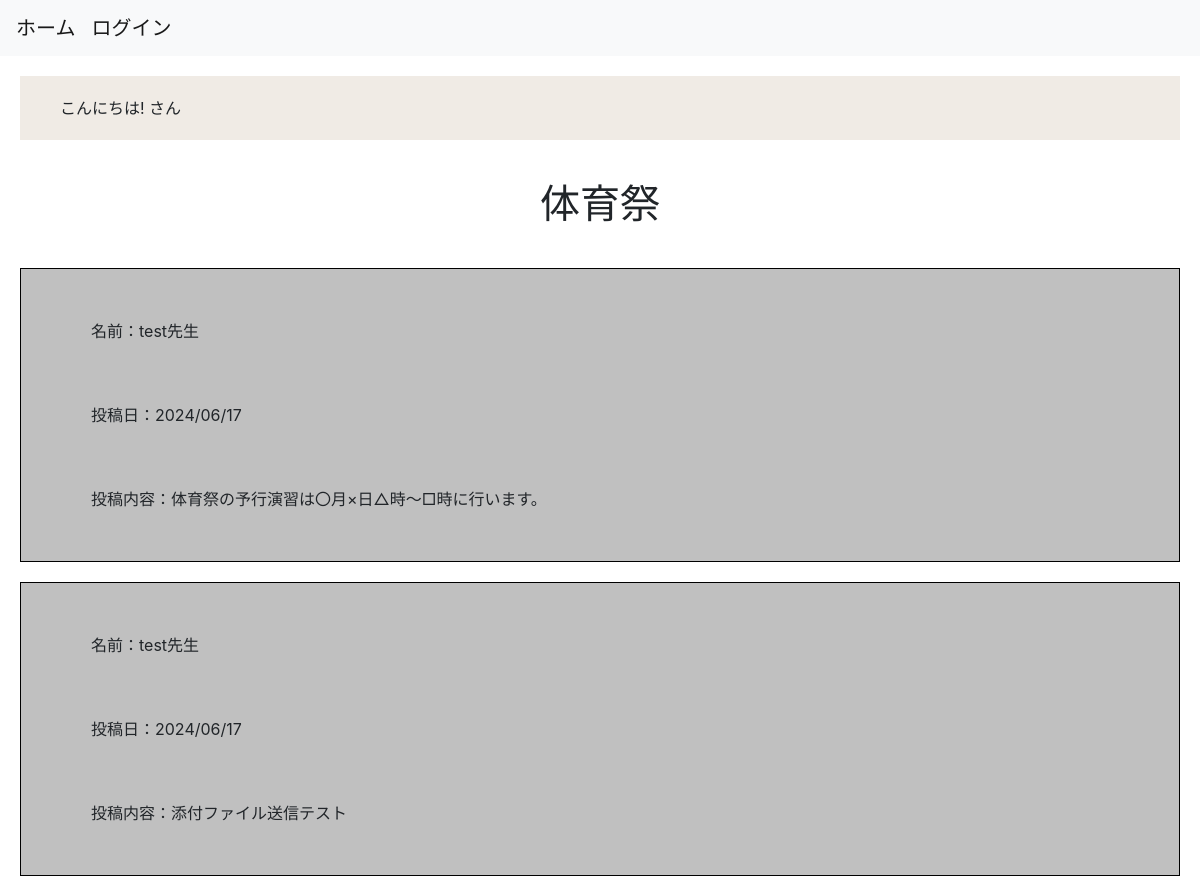
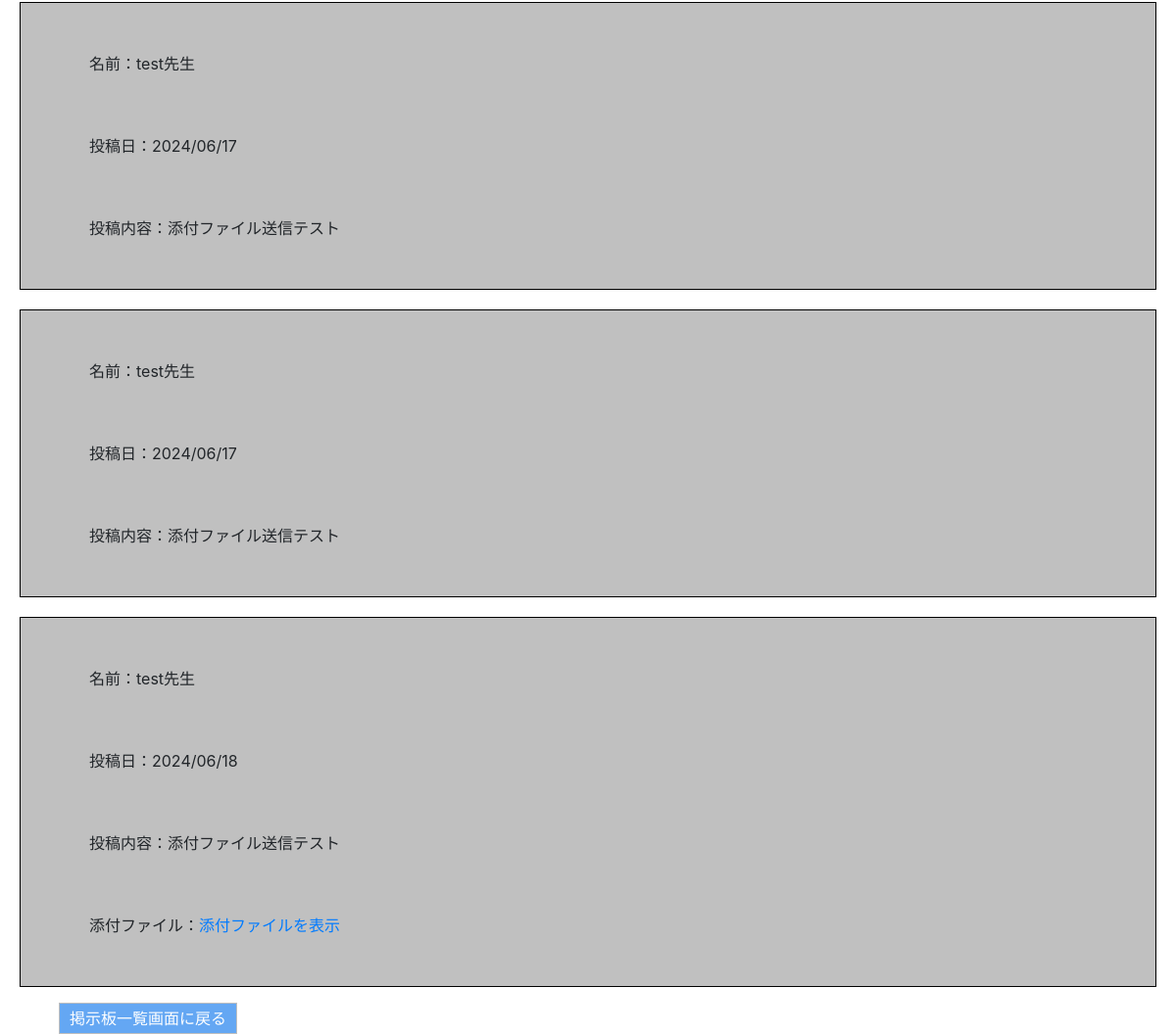
Page /boards/post_comments/1 on the committed database (2 pictures, top to bottom).
### boards/models.py (models this page shows)
class Themes(models.Model):
    title = models.CharField(max_length=255)
    created_at = models.DateField(auto_now_add=True)
    updated_at = models.DateField(auto_now=True)
    user = models.ForeignKey(
        'accounts.Users', on_delete=models.CASCADE
    )
    objects = ThemesManager()
    class Meta:
        db_table = 'themes'

class Comments(models.Model):
    comment = models.CharField(max_length=1000)
    created_at = models.DateTimeField(auto_now_add=True)
    updated_at = models.DateField(auto_now=True)
    user = models.ForeignKey('accounts.Users', on_delete=models.CASCADE)
    theme = models.ForeignKey('Themes', on_delete=models.CASCADE)
    attach = models.FileField(verbose_name='添付ファイル',upload_to='media/%Y/%m/%d/')
    objects = CommentsManager()
    class Meta:
        db_table = 'comments'

### accounts/models.py (models this page shows, shortened)
class Users(AbstractBaseUser, PermissionsMixin):
    school_id = models.IntegerField(unique=True) #学籍番号
    class_id = models.IntegerField(blank=True, null=True) #出席番号、教師は出席番号をもたないため、必須にはしない。
    first_name = models.CharField(max_length=150) #姓
    last_name = models.CharField(max_length=150) #名
    first_name_phonetic = models.CharField(max_length=150) #姓ふりがな
    last_name_phonetic = models.CharField(max_length=150) #名ふりがな
    birthday = models.DateField() #誕生日
    school_grade = models.PositiveIntegerField(blank=True, null=True) #学年
    school_class = models.PositiveIntegerField(blank=True, null=True) #組
    email = models.EmailField(max_length=150, blank=True, null=True) #学生はメアド持ってない場合があることを想定して必須項目にしない。
    club = models.CharField(max_length=150, null=True) #帰宅部想定でnull=True
    is_active = models.BooleanField(default=True) #認証登録は今回は省くためdefault=True
    is_staff = models.BooleanField(default=False)
    created_at = models.DateTimeField(auto_now_add=True) #登録日時
    updated_at = models.DateTimeField(auto_now=True) #更新日時
    GENDER_CHOICES = (
        ('man', 'Man'),
        ('woman', 'Woman'),
    )
    STATUS_CHOICES = (
        ('teacher', 'Teacher'),
        ('student', 'Student'),
        ('parent', 'Parent'),
    )
    gender = models.CharField(max_length=50, choices=GENDER_CHOICES) #性別
    status = models.CharField(max_length=50, choices=STATUS_CHOICES) #立場
    USERNAME_FIELD = 'school_id'
    REQUIRED_FIELDS = ['first_name', 'last_name','status','birthday']
    objects = UserManager()
    class Meta:
        db_table = 'users'

### boards/views.py (the view, shortened to what this page needs)
# urls.py: path('post_comments/<int:theme_id>', views.post_comments, name='post_comments'),
def post_comments(request, theme_id):
    post_comment_form = forms.PostCommentForm(request.POST or None,)
    theme = get_object_or_404(Themes, id=theme_id)
    comments = Comments.objects.fetch_by_theme_id(theme_id)
    return render(
        request, 'boards/post_comments.html', context={
            'post_comment_form': post_comment_form,
            'theme': theme,
            'comments': comments,
        }
    )

### boards/models.py (called while the page is built)
    def fetch_by_theme_id(self, theme_id):
        return self.filter(theme_id=theme_id).order_by('id').all()

### templates/boards/post_comments.html (shortened to what this page needs)
{% extends "base.html" %}
{% block content %}
<h1>{{ theme.title }}</h1>
{% for comment in comments %}
    <div id="comment">
    <p>名前：{{ comment.user.first_name }}先生</p>
    <p>投稿日：{{ comment.created_at | date:"Y/m/d" }}</p>
    <p>投稿内容：{{ comment.comment }}</p>
        {% if comment.attach %}
        <p>添付ファイル：<a href="{% url 'boards:download' id=comment.id %}">添付ファイルを表示</a></p>
        {% endif %}
    </div>
{% endfor %}
<a class="return-button" href="{% url 'boards:list_themes' %}">掲示板一覧画面に戻る</a>
{% endblock %}

### static/css/style.css (style rules this page uses)
div, p, h1, h3 { margin:20px 20px; padding:20px 40px; }
h1, .message { text-align: center; }
#comment { padding: 10px; border: 1px solid black; background: silver; }
.return-button { padding: 5px 10px; margin: 20px 60px; border: 1px solid rgb(190, 190, 190); background: rgb(100, 167, 243); color: white; }

### rows in the picture
Themes: title "体育祭"
Comments: user.first_name "test", created_at "2024/06/17", comment "体育祭の予行演習は〇月×日△時～□時に行います。"
Comments: user.first_name "test", created_at "2024/06/17", comment "添付ファイル送信テスト"
Comments: user.first_name "test", created_at "2024/06/17", comment "添付ファイル送信テスト"
Comments: user.first_name "test", created_at "2024/06/17", comment "添付ファイル送信テスト"
Comments: user.first_name "test", created_at "2024/06/18", comment "添付ファイル送信テスト", shows "添付ファイル："
